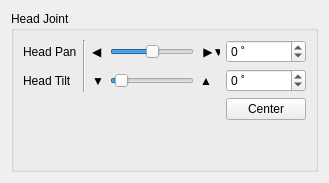
         <widget class="QWidget" name="tab_head_control_module">
          <property name="enabled">
           <bool>true</bool>
          </property>
          <attribute name="title">
           <string>Head Control</string>
          </attribute>
          <layout class="QVBoxLayout" name="verticalLayout_7">
           <item>
            <widget class="QGroupBox" name="groupBox_2">
             <property name="title">
              <string>Head Joint</string>
             </property>
             <layout class="QGridLayout" name="gridLayout_6">
              <item row="3" column="0">
               <spacer name="verticalSpacer_4">
                <property name="orientation">
                 <enum>Qt::Vertical</enum>
                </property>
                <property name="sizeHint" stdset="0">
                 <size>
                  <width>20</width>
                  <height>40</height>
                 </size>
                </property>
               </spacer>
              </item>
              <item row="0" column="2">
               <widget class="QLabel" name="label_5">
                <property name="maximumSize">
                 <size>
                  <width>20</width>
                  <height>16777215</height>
                 </size>
                </property>
                <property name="text">
                 <string>◀</string>
                </property>
               </widget>
              </item>
              <item row="1" column="4">
               <widget class="QLabel" name="label_8">
                <property name="text">
                 <string>▲</string>
                </property>
               </widget>
              </item>
              <item row="1" column="2">
               <widget class="QLabel" name="label_7">
                <property name="text">
                 <string>▼</string>
                </property>
               </widget>
              </item>
              <item row="0" column="1" rowspan="2">
               <widget class="Line" name="line_4">
                <property name="orientation">
                 <enum>Qt::Vertical</enum>
                </property>
               </widget>
              </item>
              <item row="1" column="5" colspan="2">
               <widget class="QSpinBox" name="head_tilt_spinbox">
                <property name="suffix">
                 <string> ˚</string>
                </property>
                <property name="minimum">
                 <number>-5</number>
                </property>
                <property name="maximum">
                 <number>90</number>
                </property>
                <property name="singleStep">
                 <number>3</number>
                </property>
               </widget>
              </item>
              <item row="0" column="3">
               <widget class="QSlider" name="head_pan_slider">
                <property name="maximumSize">
                 <size>
                  <width>400</width>
                  <height>16777215</height>
                 </size>
                </property>
                <property name="minimum">
                 <number>-50</number>
                </property>
                <property name="maximum">
                 <number>50</number>
                </property>
                <property name="singleStep">
                 <number>3</number>
                </property>
                <property name="orientation">
                 <enum>Qt::Horizontal</enum>
                </property>
               </widget>
              </item>
              <item row="1" column="0">
               <widget class="QLabel" name="label_4">
                <property name="text">
                 <string>Head Tilt</string>
                </property>
               </widget>
              </item>
              <item row="1" column="3">
               <widget class="QSlider" name="head_tilt_slider">
                <property name="maximumSize">
                 <size>
                  <width>400</width>
                  <height>16777215</height>
                 </size>
                </property>
                <property name="minimum">
                 <number>-5</number>
                </property>
                <property name="maximum">
                 <number>90</number>
                </property>
                <property name="singleStep">
                 <number>3</number>
                </property>
                <property name="orientation">
                 <enum>Qt::Horizontal</enum>
                </property>
               </widget>
              </item>
              <item row="2" column="5" colspan="2">
               <widget class="QPushButton" name="button_head_center">
                <property name="text">
                 <string>Center</string>
                </property>
               </widget>
              </item>
              <item row="0" column="4">
               <widget class="QLabel" name="label_6">
                <property name="maximumSize">
                 <size>
                  <width>20</width>
                  <height>16777215</height>
                 </size>
                </property>
                <property name="text">
                 <string> ▶▼ </string>
                </property>
               </widget>
              </item>
              <item row="0" column="0">
               <widget class="QLabel" name="label_3">
                <property name="text">
                 <string>Head Pan</string>
                </property>
               </widget>
              </item>
              <item row="0" column="5" colspan="2">
               <widget class="QSpinBox" name="head_pan_spinbox">
                <property name="suffix">
                 <string> ˚</string>
                </property>
                <property name="minimum">
                 <number>-50</number>
                </property>
                <property name="maximum">
                 <number>50</number>
                </property>
                <property name="singleStep">
                 <number>3</number>
                </property>
               </widget>
              </item>
             </layout>
            </widget>
           </item>
          </layout>
         </widget>
